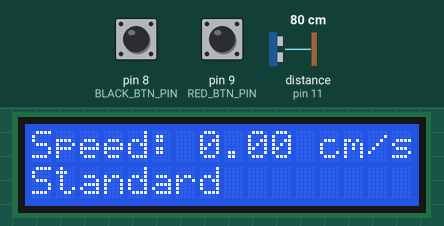
This sketch was run on a simulated Arduino Uno, built for the host (arithmetic inside an expression is 32-bit, double 64-bit). Parts: 16×2 character LCD. The test bench sets the inputs (shaded band); at power-on: pin 9 (RED_BTN_PIN) HIGH, pin 8 (BLACK_BTN_PIN) HIGH, distance to the obstacle (sensor on pin 11) 80 cm. The echo pulse lasts 58.3 µs per cm; what the sketch prints to the serial monitor is not drawn.

Above: at 1.2 s.
1.3 s: pin 9 (RED_BTN_PIN) pulled LOW for 0.25 s
At 2.7 s:
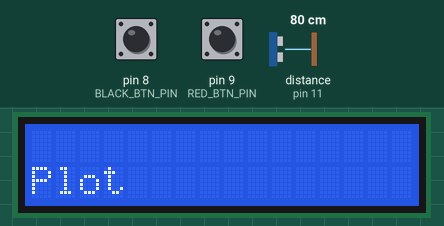
3.0 s: pin 8 (BLACK_BTN_PIN) pulled LOW for 0.25 s
At 4.0 s:
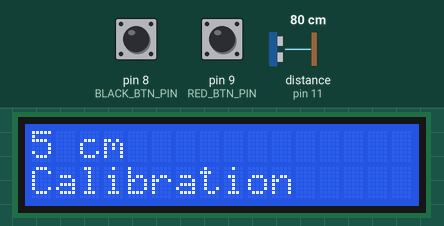
4.7 s: pin 9 (RED_BTN_PIN) pulled LOW for 1 s
At 6.5 s:
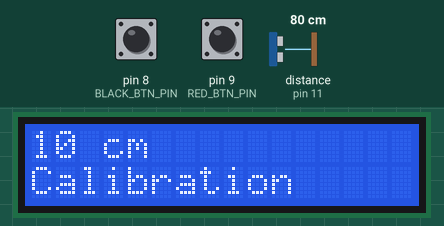
7.3 s: pin 8 (BLACK_BTN_PIN) pulled LOW for 1 s
At 8.6 s:
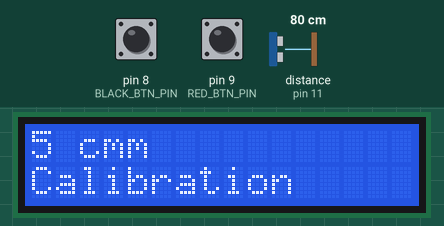
Timing chart, 0 to 10.3 s (numbered marks = the images above; inputs shaded):
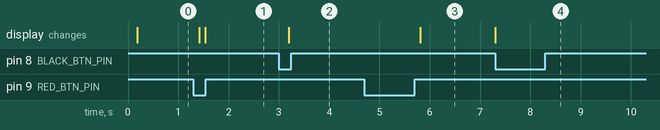

Measured:
- after the input at 1.3 s, the display: first changes after 0.12 s (image 1 shows a later state)
- after the input at 3.0 s, the display: changes after 0.19 s (image 2)
- after the input at 4.7 s, the display: changes after 1.1 s (image 3)
- after the input at 7.3 s, the display: changes at once (image 4)

The sketch:

VelocitySensor.ino
```cpp
// Author: Pawel Zabinski
// Latest Edit: 26/02/2024

#include <NewPing.h>
#include <LiquidCrystal.h>
#include "RunningMedian.h"
#include "ModeButton.h"

#define TRIGGER_PIN  12
#define ECHO_PIN     11
#define MAX_DISTANCE 300
#define MEASUREMENT_INTERVAL 100
#define DISTANCE_SAMPLES 5
#define SPEED_SAMPLES 3

// The speed of sound in room temperature air is 346 m/s
// 346 m/s = 0.0346 cm/μs ≈ 29 μs/cm
#define SOUND_SPEED_MULTIPLIER 29

#define BLACK_BTN_PIN 8 // Top button
#define RED_BTN_PIN 9 // Bottom button

#define STANDARD_MODE 0
#define PLOT_MODE 1
#define CALIBRATION_MODE 2

// There is a pull-up resistor (4.7kΩ) in these buttons; LOW signifies pressed, HIGH signifies not pressed
ModeButton blackBtn(BLACK_BTN_PIN, CALIBRATION_MODE);
ModeButton redBtn(RED_BTN_PIN, PLOT_MODE);

NewPing sonar(TRIGGER_PIN, ECHO_PIN, MAX_DISTANCE);
LiquidCrystal lcd(7,6,5,4,3,2); // Initialise the LCD library
RunningMedian speeds = RunningMedian(SPEED_SAMPLES); // RunningMedian library helps to easily add new samples every iteration and calculates a running average median which automatically rejects anomalies

// Tracks the current mode, alternates between Standard (shows normal speed), Plot mode (plots graphs of distance and speed in SerialPlotter), and Calibration mode (calibrates readings from ultrasonic sensor for higher accuracy)
int mode = STANDARD_MODE;

// Previous distance and time used in speed calculations
float previousDistance = 0;
long previousTime = 0;

const int calibrationCount = 5;
const float calibrationDistances[calibrationCount] = { 5, 10, 25, 50, 80 };
float calibrationFactors[calibrationCount] = {};

void setup() {
  // Set up button pins as input pins ready to digitalRead(_:)
  pinMode(BLACK_BTN_PIN, INPUT);
  pinMode(RED_BTN_PIN, INPUT);

  // HIGH refers to buttons not being pressed down. LOW refers to buttons being pressed down.
  digitalWrite(BLACK_BTN_PIN, HIGH);
  digitalWrite(RED_BTN_PIN, HIGH);

  Serial.begin(9600);
  lcd.begin(16, 2);     // Set up the LCD's number of columns and rows
}

void loop() {
  blackBtn.check();
  redBtn.check();

  // Take readings to calibrate the ultrasonic sensor
  if (mode == CALIBRATION_MODE) {
    calibrationMode();

    return;
  }

  // Use ping_median to get the median distance directly
  float medianDistance = pingDistance();

  long currentTime = millis();

  if (medianDistance > 0) {
    float timeInterval = (currentTime - previousTime) / 1000.0;
    speeds.add((medianDistance - previousDistance) / timeInterval);

    // abs(speeds.getMedianAverage(3));
    float medianSpeed = speeds.getMedianAverage(3);

    if (mode == PLOT_MODE)
      plotMode(medianDistance, medianSpeed, currentTime);
    else if (mode == STANDARD_MODE) {
      standardMode(medianSpeed);
    }

    previousDistance = medianDistance;
    previousTime = currentTime;
  }

  delay(MEASUREMENT_INTERVAL);
}

/*
 - Separate functions for different modes which can be alternated using the black and red buttons
*/
void standardMode(float medianSpeed) {
  displaySpeed(medianSpeed);
  displayMode("Standard");
}

void plotMode(float medianDistance, float medianSpeed, long elapsedTime) {
  displayMode("Plot");

  Serial.print("<");
  Serial.print(medianDistance);
  Serial.print("  ");
  Serial.print(medianSpeed);
  Serial.print("  ");
  Serial.print(elapsedTime);
  Serial.println(">");
}

// Black and red button functionality will be overwritten here to act as forward/backward steps in calibration mode
// Black (top) - Restart calibration process
// Red (bottom) - Take calibration values, and move to next value (or move to standard mode)
// Assume the differences in ultrasonic sensors are a constant term at some values
void calibrationMode() {
  const int calibrationReadings = 5; // 5 calibration readings for each value (reduce effect of anomalies)

  int step = 0; // Index of calibration values to act as a progress of the calibration process

  while (step < calibrationCount) {
    float totalDeviation = 0;

    float val = calibrationDistances[step];

    displayMode("Calibration");
    displayCalibrationDistance(val);

    // If the black button is being pressed, then restart calibration process
    if (blackBtn.isPressed()) {
      step = 0;
      continue;
    }

    // If the red button is being pressed, then take the readings and proceed
    if (redBtn.isPressed()) {
      for (int i = 0; i < calibrationReadings; i++) {
        float distance = pingDistance();

        totalDeviation += (val - distance); // val is the known reference distance

        delay(MEASUREMENT_INTERVAL);
      }

      calibrationFactors[step] = totalDeviation / calibrationReadings;
      step += 1;
    }
  }

  lcd.clear();
  lcd.setCursor(0, 1);
  lcd.print("Calibration done");

  delay(2000); // Display calibration done message for 2 seconds
  mode = STANDARD_MODE; // Go back to standard mode after calibration
}

/*
 - ModeButton - abstracts button logic, initialiser takes two inputs PIN and the BUTTON MODE
*/
ModeButton::ModeButton(int p, int m) : pin(p), btnMode(m) {};

// If the button is pressed and if not locked, toggle the mode, but also lock it (to prevent multiple function calls within same button press request)
// If the button is locked and the button is not being pressed, then unlock it (to allow the user to press it again to toggle mode)
// If the mode is toggled, return true, else return false
bool ModeButton::check() {
  if (isPressed()) {
    if (!isLocked) {
      toggleMode();
      isLocked = true;

      return true;
    }
  } else if (isLocked)
    isLocked = false;

  return false;
}

// Checks if button is currently pressed down (LOW pressed down, HIGH not pressed down)
bool ModeButton::isPressed() const {
  return digitalRead(pin) == LOW;
}

// Toggles between button-defined mode and standard
void ModeButton::toggleMode() {
  lcd.clear();
  // global mode variable must be defined before
  mode = btnMode == mode ? STANDARD_MODE : btnMode;
}

/*
 -  Helper functions
*/

// Returns the index of the value which is closest to the target value
int closestIndex(int valuesLength, float values[], float val) {
  if (valuesLength == 0) return -1;
  else if (valuesLength == 1) return 0;

  int closestIndex = 0;
  float closestDistance = abs(val - values[0]);

  for (int i = 1; i < valuesLength; i++) {
    float distance = abs(val - values[i]);

    if (distance < closestDistance) {
      closestDistance = distance;
      closestIndex = i;
    }
  }

  return closestIndex;
}

float pingDistance() {
  // fetch the raw microseconds elapsed time from sensor readings to calculate distance using own multiplier for speed of sound
  float microseconds = sonar.ping_median(DISTANCE_SAMPLES);
  float distance = microseconds / (2 * SOUND_SPEED_MULTIPLIER);

  // uses the closest calibration factor to the chosen distance from previously set calibration data, i.e distance of 43cm would use calibration factor for 50cm
  float calibrationFactor = calibrationFactors[closestIndex(calibrationCount, calibrationDistances, distance)];

  // The calibration factor is the constant term that is added to the raw distance
  // This has experimentally been found to be the most efficient and accurate calibration technique
  return distance + calibrationFactor;
}

void displaySpeed(float speed) {
  lcd.setCursor(0, 0);
  lcd.print("Speed: ");
  lcd.print(speed);
  lcd.print(" cm/s");
}

void displayCalibrationDistance(int distance) {
  lcd.setCursor(0, 0);
  lcd.print(distance);
  lcd.print(" cm");
}

void displayMode(char mode[]) {
  lcd.setCursor(0, 1);
  lcd.print(mode);
}
```

ModeButton.h
```cpp
#ifndef MODE_BUTTON_H
#define MODE_BUTTON_H

// Declare the global mode variable (if not already declared elsewhere)
extern int mode;

class ModeButton {
public:
  ModeButton(int p, int m);

  // If the button is pressed and if not locked, toggle the mode, but also lock it (to prevent multiple function calls within same button press request)
  // If the button is locked and the button is not being pressed, then unlock it (to allow the user to press it again to toggle mode)
  bool check();

  // Checks if button is currently pressed down
  bool isPressed() const;

private:
  // Pin represents the digital pin which corresponds to the toggle action
  int pin;

  // Mode associated with the button
  int btnMode;

  // Flag to prevent multiple toggles within a single press
  bool isLocked = false;

  void toggleMode();
};

#endif // MODE_BUTTON_H
```
